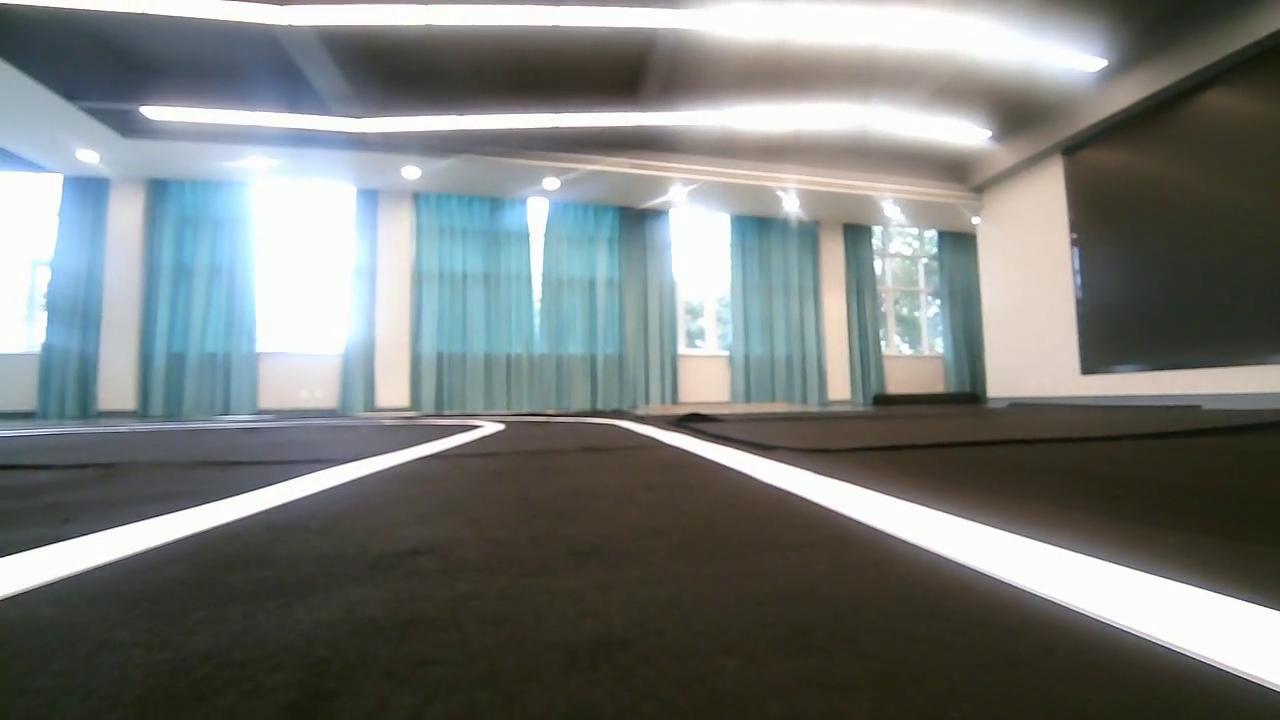
#> input picture frame 51 of laneDetect/video/challenge_video.mp4, 1280 x 720 px
$ python main.py
#> lines starting #> are read from the running program, lines starting #| are printed output that depends on the picture
#!/usr/bin/env python
# -*- coding: UTF-8 -*-


import cv2

import numpy as np
import math
import matplotlib.pyplot as plt


# 常量定义
# 摄像头
frameWidth = 1280  # 宽
frameHeight = 720  # 长
frameFps = 30  # 帧率
camMat = np.array([[6.678151103217834e+02, 0, 6.430528691213178e+02],
                   [0, 7.148758960098705e+02, 3.581815819255082e+02], [0, 0, 1]])  # 相机校正矩阵
camDistortion = np.array([[-0.056882894892153, 0.002184364631645, -0.002836821379133, 0, 0]])  # 相机失真矩阵


# 透视变换
src_points = np.array([[0., 527.], [416., 419.], [781., 420.], [1065., 542.]], dtype="float32")  # 源点
dst_points = np.array([[266., 686.], [266., 19.], [931., 20.], [931., 701.]], dtype="float32")  # 目标点
MWarp = cv2.getPerspectiveTransform(src_points, dst_points)  # 透视变换矩阵计算


# 视觉处理
kerSz = (3, 3)  # 膨胀与腐蚀核大小
grayThr = 125  # 二值化阈值
roiRatio = 3/5  # 遮罩范围，以上方为起始点，比例定义终止位置
nwindows = 10  # 窗的数目
window_width = 150  # 窗的宽度
minpix = 50  # 最小连续像素，小于该长度的被舍弃以去除噪声影响
winThr = 4  # 最小有效窗数，只有大于此数值才认为该车道线有效


# 距离映射
x_cmPerPixel = 90 / 665.00  # x方向上一个像素对应的真实距离 单位：cm (注意：是透视变换后像素与实际距离的比例)
y_cmPerPixel = 81 / 680.00  # y方向上一个像素对应的真实距离 单位：cm
lane_cmPerPixel = x_cmPerPixel  # 车道线内部一个像素对应的真实距离 单位：cm
roadWidth = 80  # 道路宽度 单位：cm
y_offset = 50.0  # 由于相机位置较低，识别到的车道线距离车身较远，不是当前位置，定义到的车道线与车身距离 单位：cm<no usage>
cam_offset = 18.0  # 相机中心与车身中轴线的距离 单位：cm


# 控制
I = 58.0  # 轴间距<no usage>
k = -19  # 计算cmdSteer的系数<no usage>


class camera:
    def __init__(self):
        self.camMat = camMat   # 相机校正矩阵
        self.camDistortion = camDistortion  # 相机失真矩阵
        self.cap = cv2.VideoCapture('./video/challenge_video.mp4')  # 读入视频
        self.cap.set(cv2.CAP_PROP_FRAME_WIDTH, frameWidth)  # 设置读入图像宽
        self.cap.set(cv2.CAP_PROP_FRAME_HEIGHT, frameHeight)  # 设置读入图像长
        self.cap.set(cv2.CAP_PROP_FPS, frameFps)  # 设置读入帧率
        self.lane_cmPerPixel = lane_cmPerPixel  # 车道线内部一个像素对应的真实距离 单位：cm


    def __del__(self):
        self.cap.release()  # 释放摄像头


    def spin(self):
        ret, img = self.cap.read()  # 读入图片
        if ret == True:


            # 预处理，图像增强

            grayimg = cv2.cvtColor(img,cv2.COLOR_RGB2GRAY)  # 单通道化
            _, thrimg = cv2.threshold(grayimg, grayThr, 255, cv2.THRESH_BINARY)  # 二值化
            mask = np.zeros_like(thrimg)  # 创建遮罩
            cv2.rectangle(mask, (0, int(thrimg.shape[0] * roiRatio)), (thrimg.shape[1], thrimg.shape[0]), (255, 255, 255), cv2.FILLED)  # 填充遮罩
            segment = cv2.bitwise_and(thrimg, mask)  # 取出遮罩范围
            undistimg = cv2.undistort(segment, self.camMat, self.camDistortion, None, self.camMat)  # 校正畸变图像
            kernel = np.ones(kerSz, np.uint8)  # 定义膨胀与腐蚀的核
            # gray_Blur = cv2.dilate(gray_Blur, kernel, iterations = 1)  # 膨胀
            erodimg = cv2.erode(undistimg, kernel, iterations=1)  # 腐蚀
            binary_warped = cv2.warpPerspective(erodimg, MWarp, (erodimg.shape[1], erodimg.shape[0]),
                                                cv2.INTER_LINEAR)  # 透视变换
            histogram_x = np.sum(binary_warped[int(binary_warped.shape[0] * roiRatio):, :], axis=0)  # 计算x方向直方图


            # 滑窗识别车道线
            midpoint = int(histogram_x.shape[0] / 2)  # x方向中点，用来判断左右
            #  nwindows = 10  # 窗的数目
            window_height = int(binary_warped.shape[0] / nwindows)  # 窗的高度
            #  window_width = 200  # 窗的宽度
            nonzero = binary_warped.nonzero()  # 非零像素索引
            nonzeroy = np.array(nonzero[0])  # 非零像素y坐标
            nonzerox = np.array(nonzero[1])  # 非零像素x坐标
            left_base = np.argmax(histogram_x[:midpoint])  # 定义左车道线的基点
            right_base = np.argmax(histogram_x[midpoint:]) + midpoint  # 定义右车道线的基点
            left_windows = 0  # 左车道线有效窗数
            right_windows = 0  # 右车道线有效窗数
            left_current = left_base  # 左车道线当前窗x中心位置
            right_current = right_base  # 右车道线当前窗x中心位置
            #  minpix = 25  # 最小连续像素，小于该长度的被舍弃以去除噪声影响
            left_inds = []  # 所有被识别为左车道线的像素索引
            right_inds = []  # 所有被识别为右车道线的像素索引
            rect_result = binary_warped  # 新开一个图窗画图，避免在原图上画图对判断的干扰

            for window in range(nwindows):
                '''
                ---------------------------------->x正向
                |
                |
                |
                |
                |
                |
                |
                |
                v
                y正向
                '''
                win_y_low = binary_warped.shape[0] - (window + 1) * window_height  # 窗的上方坐标
                win_y_high = binary_warped.shape[0] - window * window_height  # 窗的下方坐标
                win_x_left_low = int(left_current - window_width / 2)  # 左车道线窗的左方坐标
                win_x_left_high = int(left_current + window_width / 2)  # 左车道线窗的右方坐标
                win_x_right_low = int(right_current - window_width / 2)  # 右车道线窗的左方坐标
                win_x_right_high = int(right_current + window_width / 2)  # 右车道线窗的右方坐标
                cv2.rectangle(rect_result, (win_x_left_low, win_y_low), (win_x_left_high, win_y_high),
                              (255, 255, 255), 2)  # 在图中画出左车道线的窗
                cv2.rectangle(rect_result, (win_x_right_low, win_y_low), (win_x_right_high, win_y_high),
                              (255, 255, 255), 2)  # 在图中画出右车道线的窗
                good_left_inds = ((nonzeroy >= win_y_low) & (nonzeroy < win_y_high) & (nonzerox >= win_x_left_low) & (
                        nonzerox < win_x_left_high)).nonzero()[0]  # 处在左车道线窗中的非零像素索引
                good_right_inds = ((nonzeroy >= win_y_low) & (nonzeroy < win_y_high) & (nonzerox >= win_x_right_low) & (
                        nonzerox < win_x_right_high)).nonzero()[0]  # 处在右车道线窗中的非零像素索引
                left_inds.append(good_left_inds)
                right_inds.append(good_right_inds)
                if len(good_left_inds) > minpix:
                    left_current = int(np.mean(nonzerox[good_left_inds]))  # 更新左车道线窗的x中心位置
                    left_windows += 1  # 被记为有效窗
                if len(good_right_inds) > minpix:
                    right_current = int(np.mean(nonzerox[good_right_inds]))  # 更新右车道线窗的x中心位置
                    right_windows += 1  # 被记为有效窗
            cv2.imshow('rect_result', rect_result)  # 显示每一帧窗的位置
            cv2.waitKey(1)
            left_inds = np.concatenate(left_inds)
            right_inds = np.concatenate(right_inds)
            leftx = nonzerox[left_inds]  # 左车道线x坐标
            lefty = nonzeroy[left_inds]  # 左车道线y坐标
            rightx = nonzerox[right_inds]  # 右车道线x坐标
            righty = nonzeroy[right_inds]  # 右车道线y坐标


            # 拟合（目前两条线都拟合以方便后续可视化，如果HiLens计算资源不够的话可以改写代码只拟合一条线）
            left_fit = np.polyfit(lefty, leftx, 2)  # 左车道拟合
            right_fit = np.polyfit(righty, rightx, 2)  # 右车道拟合
            y = np.linspace(0, binary_warped.shape[0] - 1, binary_warped.shape[0])  # 定义自变量
            ymax = int(np.max(y))
            leftx_fit = np.polyval(left_fit, y)  # 计算拟合后左车道线的x坐标
            rightx_fit = np.polyval(right_fit, y)  # 计算拟合后右车道线的x坐标
            left_fit_real = np.polyfit(y * y_cmPerPixel, leftx_fit * x_cmPerPixel, 2)  # 映射到现实尺度下左车道线的拟合
            right_fit_real = np.polyfit(y * y_cmPerPixel, rightx_fit * x_cmPerPixel, 2)  # 映射到现实尺度下右车道线的拟合
            left_curverad = ((1 + (2*left_fit_real[0]*ymax*y_cmPerPixel + left_fit_real[1])**2)**1.5)\
                            / np.absolute(2*left_fit_real[0])  # 左车道线曲率半径
            right_curverad = ((1 + (2*right_fit_real[0]*ymax*y_cmPerPixel + right_fit_real[1])**2)**1.5)\
                             / np.absolute(2*right_fit_real[0])  # 右车道线曲率半径
            if (left_windows >= winThr) & (right_windows >= winThr):  # 两条车道线均有效
                curverad = (left_curverad + right_curverad) / 2  # 整体曲率半径
                lane_width = np.absolute(leftx_fit[ymax] - rightx_fit[ymax])  # 车道线的像素宽度
                self.lane_cmPerPixel = roadWidth / lane_width  # 更新车道线的像素比例
                cen_pos = ((leftx_fit[ymax] + rightx_fit[ymax]) * self.lane_cmPerPixel) / 2.0  # 车道中心线位置
                veh_pos = binary_warped.shape[1] * self.lane_cmPerPixel / 2.0  # 小车位置，目前定义为画面中心，但是摄像头与小车中轴线不一定重合，需要校准
                distance_from_center = veh_pos - cen_pos  # 离中心距离，<0位于左边, >0位于右边
            elif len(right_inds) > len(left_inds):  # 右车道线有效
                curverad = right_curverad  # 取右车道线曲率半径
                cen_pos = rightx_fit[ymax] * self.lane_cmPerPixel - roadWidth / 2   # 车道中心线位置
                veh_pos = binary_warped.shape[1] * self.lane_cmPerPixel / 2.0
                distance_from_center = veh_pos - cen_pos
            else:  # 左车道线有效
                curverad = left_curverad  # 取左车道线曲率半径
                cen_pos = leftx_fit[ymax] * self.lane_cmPerPixel + roadWidth / 2  # 车道中心线位置
                veh_pos = binary_warped.shape[1] * self.lane_cmPerPixel / 2.0
                distance_from_center = veh_pos - cen_pos


            # 绘图显示(这部分内容在实际运行时可以删去)
            warp_zero = np.zeros_like(binary_warped).astype(np.uint8)
            color_warp = np.dstack((warp_zero, warp_zero, warp_zero))
            pts_left = np.array([np.transpose(np.vstack([leftx_fit, y]))])
            pts_right = np.array([np.flipud(np.transpose(np.vstack([rightx_fit, y])))])
            pts = np.hstack((pts_left, pts_right))
            cv2.fillPoly(color_warp, np.int_([pts]), (0, 255, 0))
            newwarp = cv2.warpPerspective(color_warp, MWarp, (img.shape[1], img.shape[0]), None, cv2.WARP_INVERSE_MAP)
            result = cv2.addWeighted(img, 1, newwarp, 0.3, 0)
            font = cv2.FONT_HERSHEY_SIMPLEX
            radius_text = "Radius of Curvature: %scm" % (round(curverad))
            if distance_from_center > 0:
                pos_flag = 'right'
            else:
                pos_flag = 'left'
            cv2.putText(result, radius_text, (100, 100), font, 1, (255, 255, 255), 2)
            center_text = "Vehicle is %.3fcm %s of center" % (abs(distance_from_center), pos_flag)
            cv2.putText(result, center_text, (100, 150), font, 1, (255, 255, 255), 2)
            cv2.imshow('result', result)
            cv2.waitKey(1)


if __name__ == '__main__':

    cam = camera()
    while True:
        cam.spin()
    # try:
    # except:
    #     print("helloworld")
    #     pass

$ run again, starting later in the video
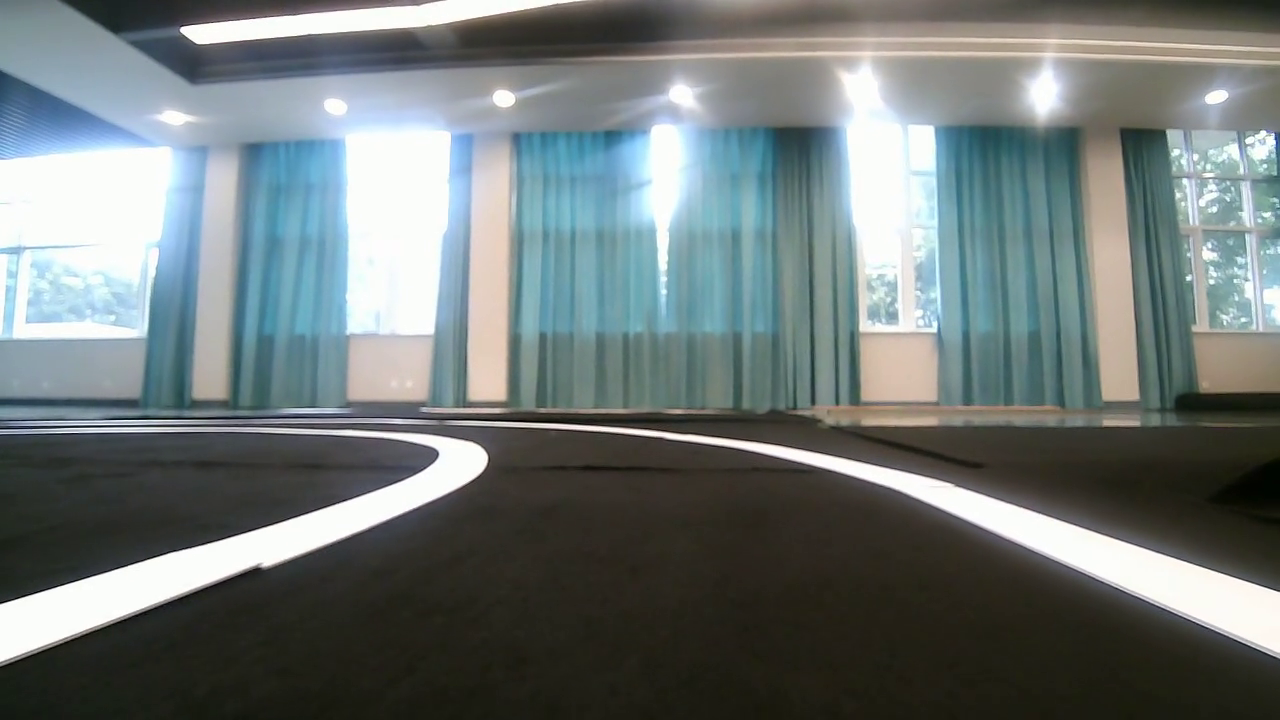
#> input picture frame 232 of laneDetect/video/challenge_video.mp4, 1280 x 720 px

$ run again, starting later in the video
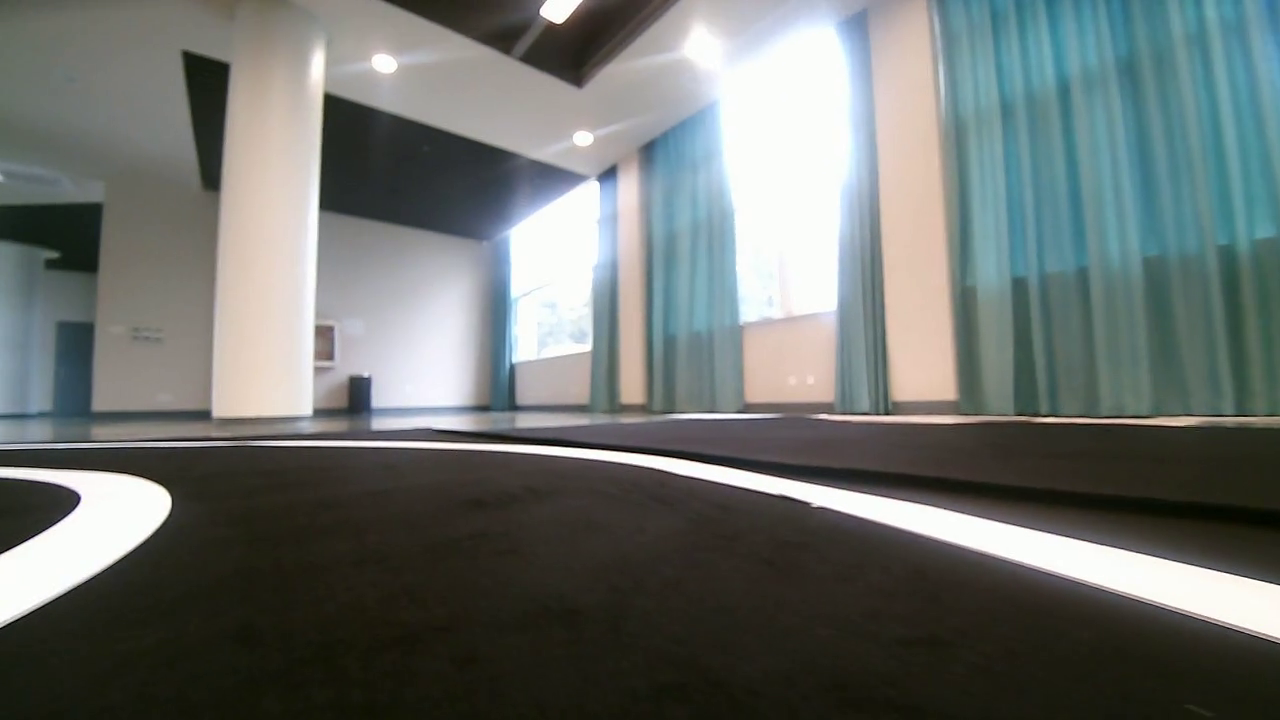
#> input picture frame 412 of laneDetect/video/challenge_video.mp4, 1280 x 720 px
